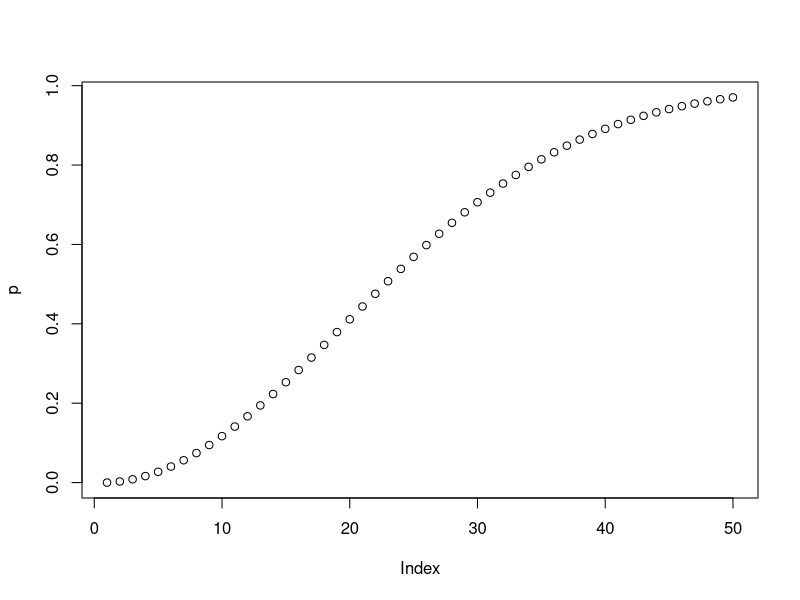

Generate this figure with R:
dupBirthday <- function(x) {
  x <- numeric(x)
  for (n in 1:50)      {
    q <- (1 - (0:(n - 1))/365)
    x[n] <- 1 - prod(q)	  
  }
  return(x)
}

p <- dupBirthday(50)
plot(p)               # Makes Figure 1
print(p)              # Makes prinout below